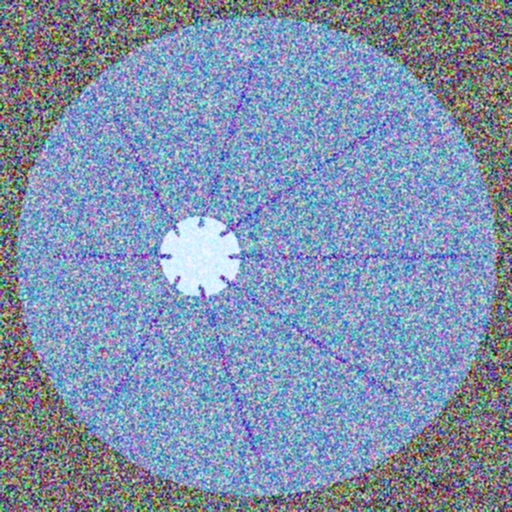
#> input picture project/data/retinal_images/train/mild_dr/retina_0007.jpg, 512 x 512 px
$ python -i retinal_processor.py   (imports and definitions only)
#> lines starting #> are read from the running program, lines starting #| are printed output that depends on the picture; after the words box and inside, x2 and y2 are one past the last pixel; in counts of white or black regions, pixels touching at a corner belong together
import cv2
import numpy as np
from PIL import Image, ImageEnhance
import io

class RetinalImageProcessor:
    """Advanced retinal image processing utilities for diabetic retinopathy detection"""

    def __init__(self, target_size=(512, 512)):
        self.target_size = target_size

    def preprocess_fundus_image(self, image_array):
        """
        Comprehensive preprocessing pipeline for fundus images

        Args:
            image_array: numpy array of the retinal image

        Returns:
            Preprocessed image optimized for DR detection
        """
        # Step 1: Crop to circular region (remove black borders)
        cropped = self.crop_circular_region(image_array)

        # Step 2: Enhance contrast using CLAHE
        enhanced = self.apply_clahe_enhancement(cropped)

        # Step 3: Normalize illumination
        normalized = self.normalize_illumination(enhanced)

        # Step 4: Enhance blood vessels
        vessel_enhanced = self.enhance_blood_vessels(normalized)

        # Step 5: Resize to target size
        resized = cv2.resize(vessel_enhanced, self.target_size)

        # Step 6: Final normalization
        final_image = resized.astype('float32') / 255.0

        return final_image

    def crop_circular_region(self, image):
        """Extract the circular retinal region from fundus image"""
        if len(image.shape) == 3:
            gray = cv2.cvtColor(image, cv2.COLOR_RGB2GRAY)
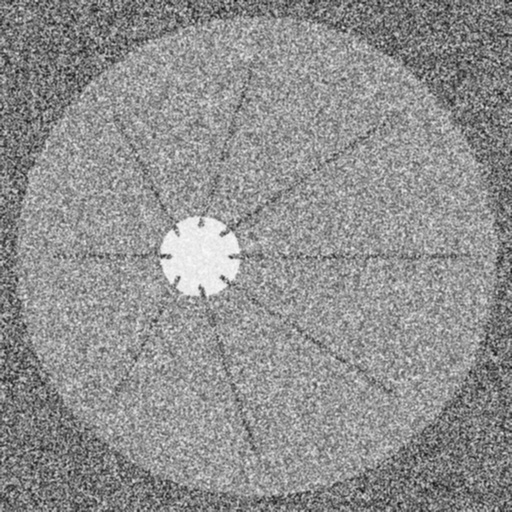
#> gray: shape (512, 512); min 8, max 250, mean 143.9
        else:
            gray = image.copy()

        # Find the largest circular region
        circles = cv2.HoughCircles(
            gray, cv2.HOUGH_GRADIENT, dp=1, minDist=100,
            param1=50, param2=30, minRadius=100, maxRadius=0
        )
#> circles = 27 rows, first 8: [235.5, 251.5, 235.2], [312.5, 187.5, 187.1], [313.5, 316.5, 181.3], [171.5, 328.5, 170.6], [169.5, 174.5, 165.5], [510.5, 258.5, 252.9], [6.5, 255.5, 240.8], [390.5, 119.5, 114.3]

        if circles is not None:
            circles = np.round(circles[0, :]).astype("int")
#> circles = 27 rows, first 8: [236, 252, 235], [312, 188, 187], [314, 316, 181], [172, 328, 171], [170, 174, 166], [510, 258, 253], [6, 256, 241], [390, 120, 114]
            # Take the largest circle
            circle = max(circles, key=lambda x: x[2])
#> circle = [512, 12, 270]
            x, y, r = circle
#> x = 512; y = 12; r = 270

            # Create mask
            mask = np.zeros(gray.shape, dtype=np.uint8)
            cv2.circle(mask, (x, y), r, 255, -1)
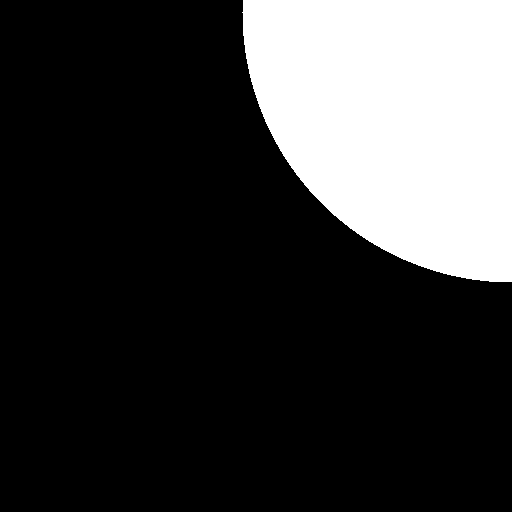
#> mask: shape (512, 512); 23.1% white; 1 white region, box (x1, y1, x2, y2) and area: (242, 0, 512, 282) 60472

            # Apply mask
            if len(image.shape) == 3:
                result = cv2.bitwise_and(image, image, mask=mask)
            else:
                result = cv2.bitwise_and(image, image, mask=mask)

            # Crop to bounding box
            x_start, x_end = max(0, x-r), min(image.shape[1], x+r)
#> x_start = 242; x_end = 512
            y_start, y_end = max(0, y-r), min(image.shape[0], y+r)
#> y_start = 0; y_end = 282

            cropped = result[y_start:y_end, x_start:x_end]
            return cropped

        return image

    def apply_clahe_enhancement(self, image):
        """Apply Contrast Limited Adaptive Histogram Equalization"""
        if len(image.shape) == 3:
            # Convert to LAB color space
            lab = cv2.cvtColor(image, cv2.COLOR_RGB2LAB)
#> lab: shape (282, 270, 3); mean of channels 0, 1, 2 120.5, 128.8, 116.2

            # Apply CLAHE to L channel
            clahe = cv2.createCLAHE(clipLimit=3.0, tileGridSize=(8, 8))
            lab[:, :, 0] = clahe.apply(lab[:, :, 0])
#> lab: shape (282, 270, 3); mean of channels 0, 1, 2 110.7, 128.8, 116.2

            # Convert back to RGB
            enhanced = cv2.cvtColor(lab, cv2.COLOR_LAB2RGB)
        else:
            clahe = cv2.createCLAHE(clipLimit=3.0, tileGridSize=(8, 8))
            enhanced = clahe.apply(image)

        return enhanced

    def normalize_illumination(self, image):
        """Normalize illumination variations across the image"""
        if len(image.shape) == 3:
            # Work with each channel separately
            normalized = np.zeros_like(image)
            for i in range(3):
                channel = image[:, :, i]
                # Apply Gaussian blur to estimate background illumination
                background = cv2.GaussianBlur(channel, (0, 0), sigmaX=30, sigmaY=30)
                # Normalize
                normalized[:, :, i] = cv2.divide(channel, background, scale=255)
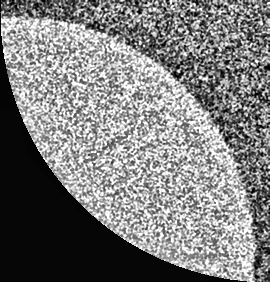
#> channel: shape (282, 270); min 0, max 255, mean 125.3
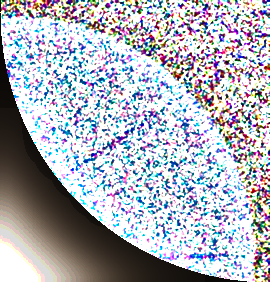
#> normalized: shape (282, 270, 3); mean R, G, B 176.4, 179, 188.5
        else:
            background = cv2.GaussianBlur(image, (0, 0), sigmaX=30, sigmaY=30)
            normalized = cv2.divide(image, background, scale=255)

        return normalized

    def enhance_blood_vessels(self, image):
        """Enhance blood vessel visibility using morphological operations"""
        if len(image.shape) == 3:
            # Use green channel (most informative for retinal analysis)
            green_channel = image[:, :, 1]
        else:
            green_channel = image

        # Apply morphological opening to enhance vessels
        kernel = cv2.getStructuringElement(cv2.MORPH_ELLIPSE, (5, 5))
        opened = cv2.morphologyEx(green_channel, cv2.MORPH_OPEN, kernel)

        # Subtract to enhance vessels
        enhanced_vessels = cv2.subtract(green_channel, opened)
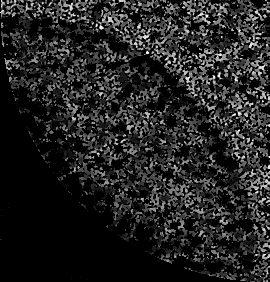
#> enhanced_vessels: shape (282, 270); min 0, max 255, mean 34.6

        if len(image.shape) == 3:
            # Replace green channel with enhanced version
            result = image.copy()
            result[:, :, 1] = enhanced_vessels
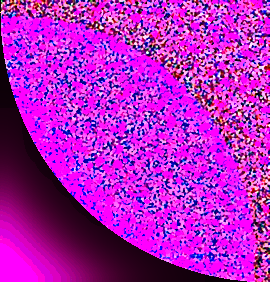
#> result: shape (282, 270, 3); mean R, G, B 176.4, 34.6, 188.5
            return result
        else:
            return enhanced_vessels

    # [146 lines left out: functions detect_optic_disc, detect_microaneurysms, detect_hemorrhages, detect_exudates, calculate_severity_score, create_pathology_overlay, not called in this run]

>>> import cv2
>>> picture = cv2.cvtColor(cv2.imread('../data/retinal_images/train/mild_dr/retina_0007.jpg'), cv2.COLOR_BGR2RGB)
>>> result = RetinalImageProcessor().preprocess_fundus_image(picture)
#> in preprocess_fundus_image, `resized = cv2.resize(vessel_enhanced, self.target_size)`:
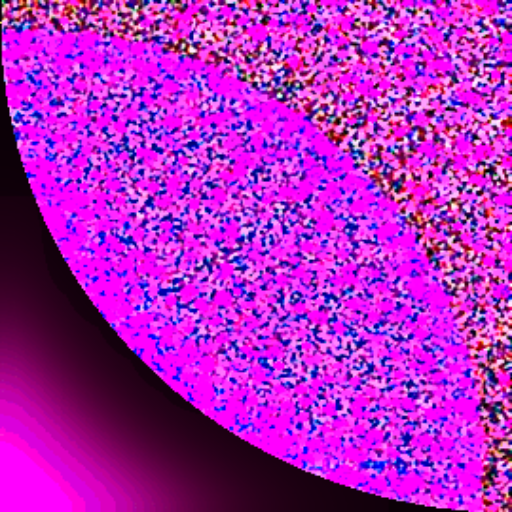
#> resized: shape (512, 512, 3); mean R, G, B 176.3, 34.5, 188.4

$ run again, on project/data/retinal_images/train/mild_dr/retina_0009.jpg
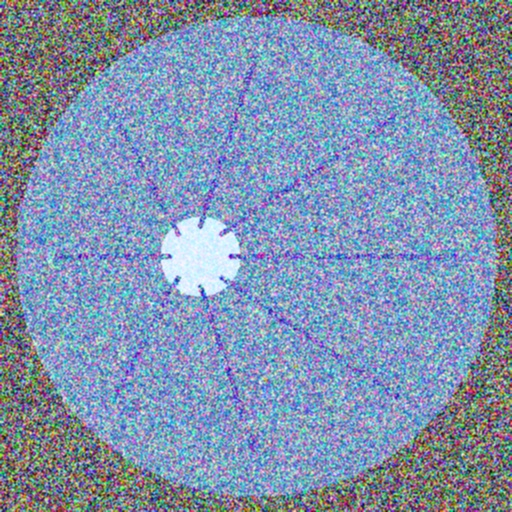
#> input picture project/data/retinal_images/train/mild_dr/retina_0009.jpg, 512 x 512 px
#> in crop_circular_region, `circles = cv2.HoughCircles( gray, cv2.HOUGH_GRADIENT, dp=1, minDist=10..`: circles = 28 rows, first 8: [257.5, 258.5, 247.7], [179.5, 332.5, 176.4], [329.5, 186.5, 180.6], [189.5, 184.5, 175.1], [320.5, 340.5, 167.9], [503.5, 250.5, 243], [1.5, 263.5, 243], [269.5, 502.5, 226.5]
#> in crop_circular_region, `circles = np.round(circles[0, :]).astype("int")`: circles = 28 rows, first 8: [258, 258, 248], [180, 332, 176], [330, 186, 181], [190, 184, 175], [320, 340, 168], [504, 250, 243], [2, 264, 243], [270, 502, 226]
#> circle = [508, 508, 322]
#> x = 508; r = 322
#> in crop_circular_region, `cv2.circle(mask, (x, y), r, 255, -1)`:
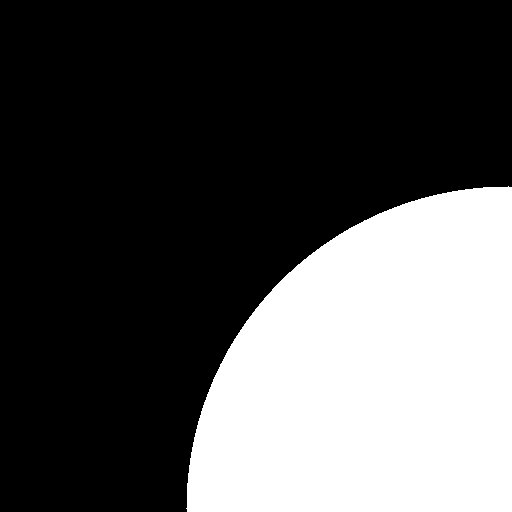
#> mask: shape (512, 512); 31.9% white; 1 white region, box (x1, y1, x2, y2) and area: (186, 186, 512, 512) 83677
#> x_start = 186; x_end = 512
#> y_start = 186; y_end = 512
#> in preprocess_fundus_image, `resized = cv2.resize(vessel_enhanced, self.target_size)`:
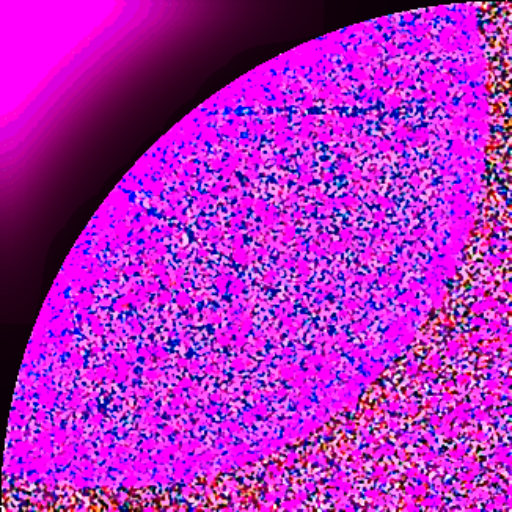
#> resized: shape (512, 512, 3); mean R, G, B 177, 35, 191.3

$ run again, on project/data/retinal_images/train/mild_dr/retina_0012.jpg
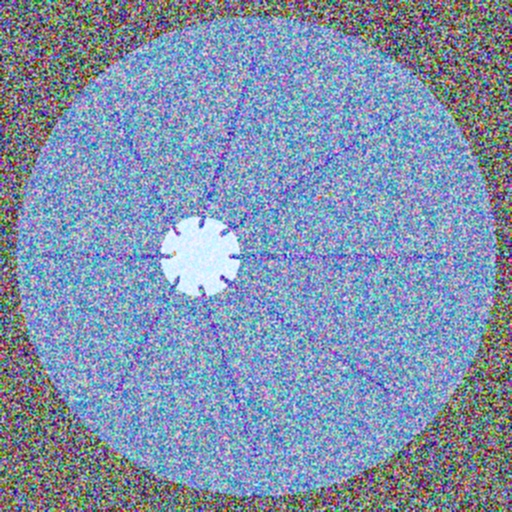
#> input picture project/data/retinal_images/train/mild_dr/retina_0012.jpg, 512 x 512 px
#> in crop_circular_region, `circles = cv2.HoughCircles( gray, cv2.HOUGH_GRADIENT, dp=1, minDist=10..`: circles = 28 rows, first 8: [249.5, 249.5, 248.8], [323.5, 323.5, 186.2], [330.5, 190.5, 178.6], [192.5, 336.5, 169.7], [167.5, 181.5, 166.6], [501.5, 253.5, 238.6], [254.5, 118.5, 120.6], [290.5, 505.5, 217.7]
#> in crop_circular_region, `circles = np.round(circles[0, :]).astype("int")`: circles = 28 rows, first 8: [250, 250, 249], [324, 324, 186], [330, 190, 179], [192, 336, 170], [168, 182, 167], [502, 254, 239], [254, 118, 121], [290, 506, 218]
#> circle = [2, 16, 253]
#> x = 2; y = 16; r = 253
#> in crop_circular_region, `cv2.circle(mask, (x, y), r, 255, -1)`:
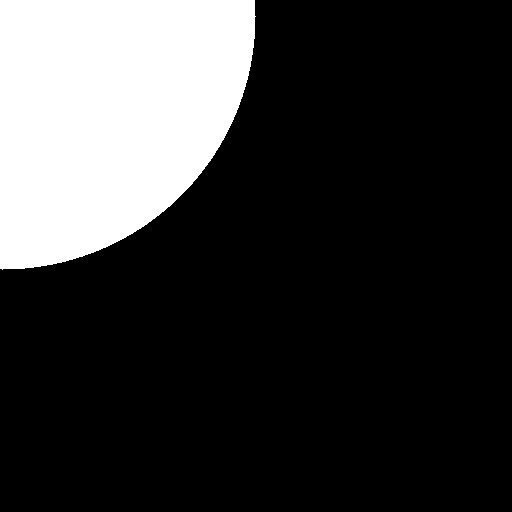
#> mask: shape (512, 512); 21% white; 1 white region, box (x1, y1, x2, y2) and area: (0, 0, 256, 270) 55097
#> x_start = 0; x_end = 255
#> y_start = 0; y_end = 269
#> in preprocess_fundus_image, `resized = cv2.resize(vessel_enhanced, self.target_size)`:
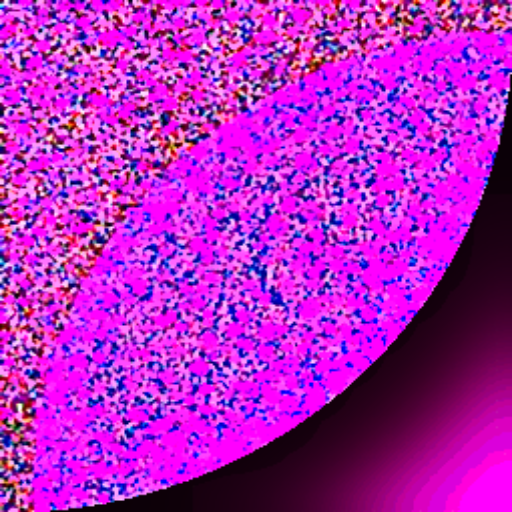
#> resized: shape (512, 512, 3); mean R, G, B 177.7, 35, 188.8

$ run again, on project/data/retinal_images/train/mild_dr/retina_0014.jpg
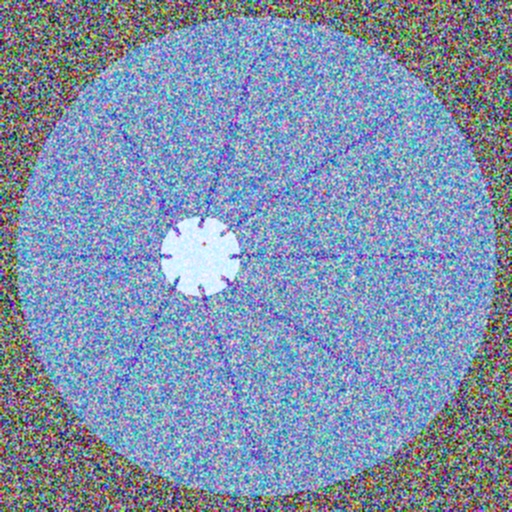
#> input picture project/data/retinal_images/train/mild_dr/retina_0014.jpg, 512 x 512 px
#> in crop_circular_region, `circles = cv2.HoughCircles( gray, cv2.HOUGH_GRADIENT, dp=1, minDist=10..`: circles = 28 rows, first 8: [253.5, 250.5, 243.6], [180.5, 328.5, 180.9], [325.5, 320.5, 176.9], [175.5, 183.5, 176.4], [329.5, 179.5, 180], [501.5, 258.5, 243], [3.5, 254.5, 240.8], [256.5, 394.5, 114.3]
#> in crop_circular_region, `circles = np.round(circles[0, :]).astype("int")`: circles = 28 rows, first 8: [254, 250, 244], [180, 328, 181], [326, 320, 177], [176, 184, 176], [330, 180, 180], [502, 258, 243], [4, 254, 241], [256, 394, 114]
#> circle = [510, 4, 327]
#> x = 510; y = 4; r = 327
#> mask: shape (512, 512); 32.8% white; 1 white region, box (x1, y1, x2, y2) and area: (183, 0, 512, 332) 85937
#> x_start = 183; x_end = 512
#> y_start = 0; y_end = 331
#> in preprocess_fundus_image, `resized = cv2.resize(vessel_enhanced, self.target_size)`:
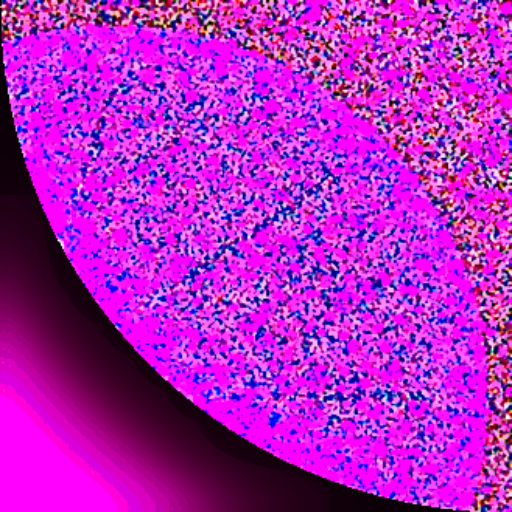
#> resized: shape (512, 512, 3); mean R, G, B 177.9, 35.1, 192.1
